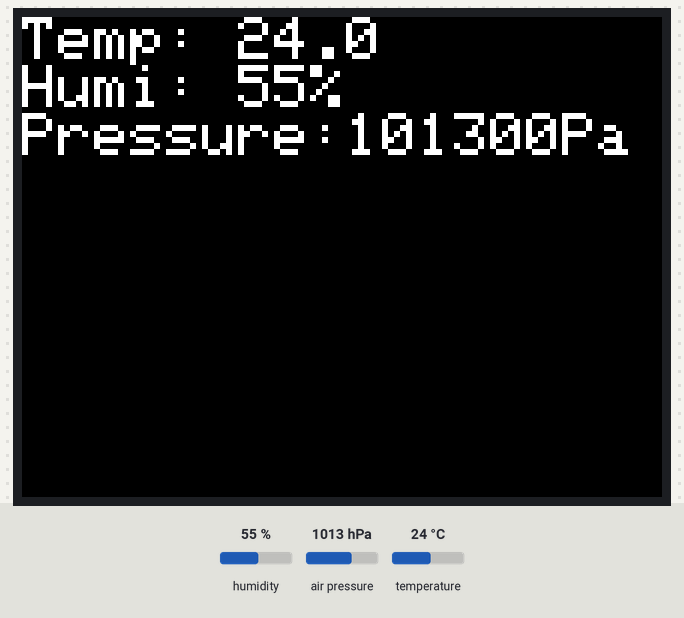
A sketch run on a simulated ESP32. On the bench: 320×240 colour display. Wiring (inferred from the names in the program): SHT3x sensor at I2C address 0x44. Inputs (shaded band) come from the test bench; at power-on: humidity 55 %, air pressure 1013 hPa, temperature 24 °C. What the sketch prints to the serial monitor is not drawn.

Above: at 1.8 s.
1.9 s: humidity set to 22 %
At 3.1 s:
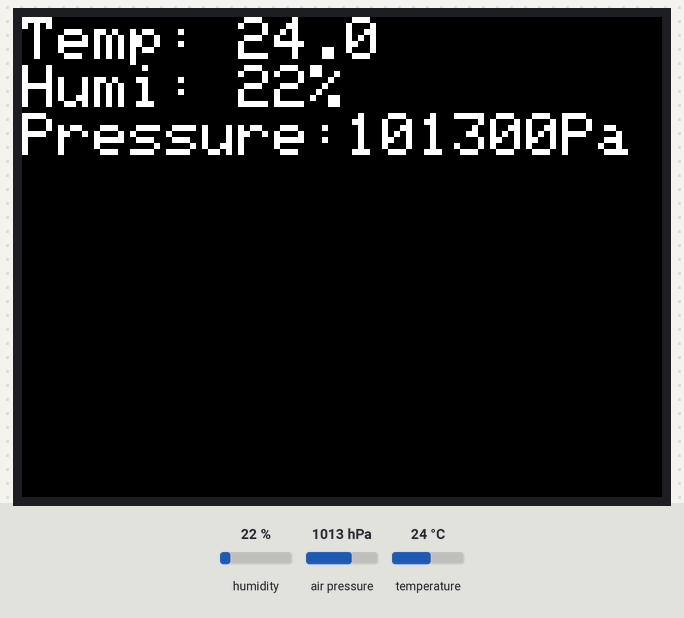
3.8 s: air pressure set to 952 hPa
At 5.8 s:
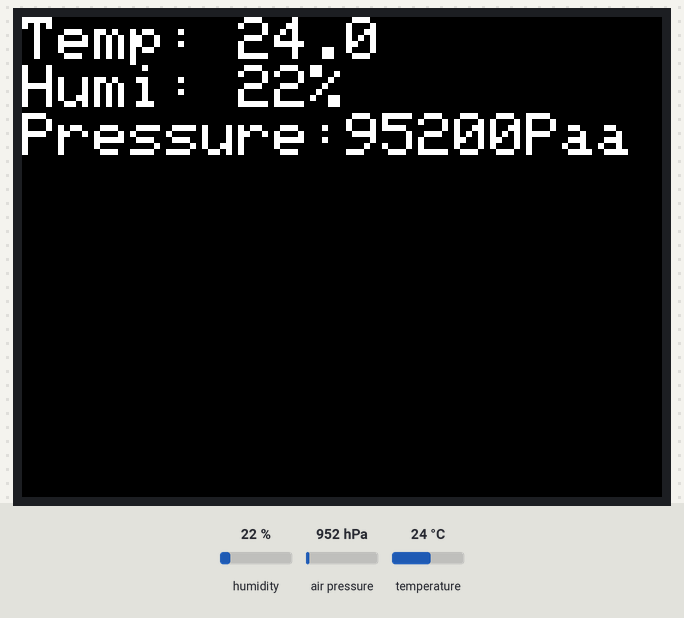
6.1 s: temperature set to 12 °C
At 7.2 s:
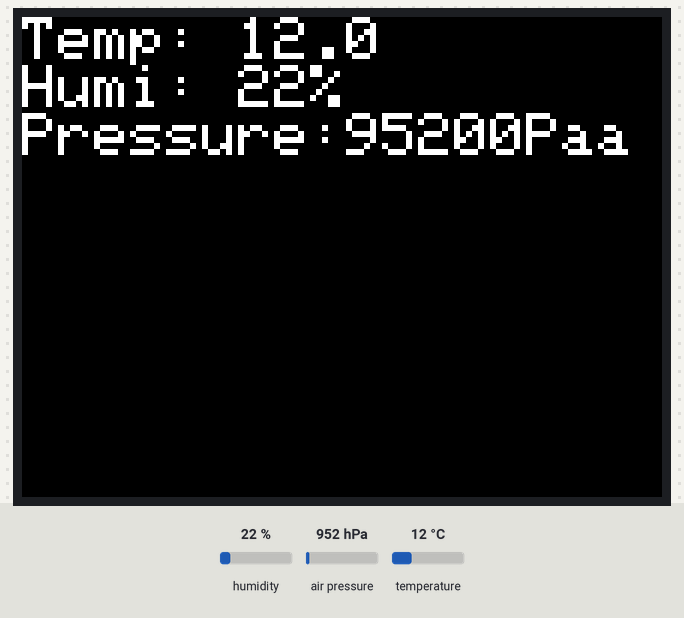
8.4 s: humidity set to 40 %
At 9.9 s:
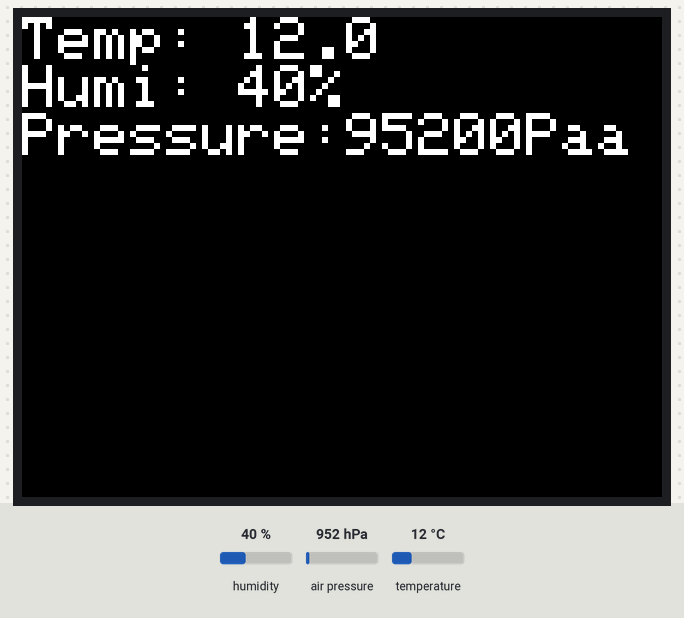
10.6 s: air pressure set to 975 hPa
At 12.6 s:
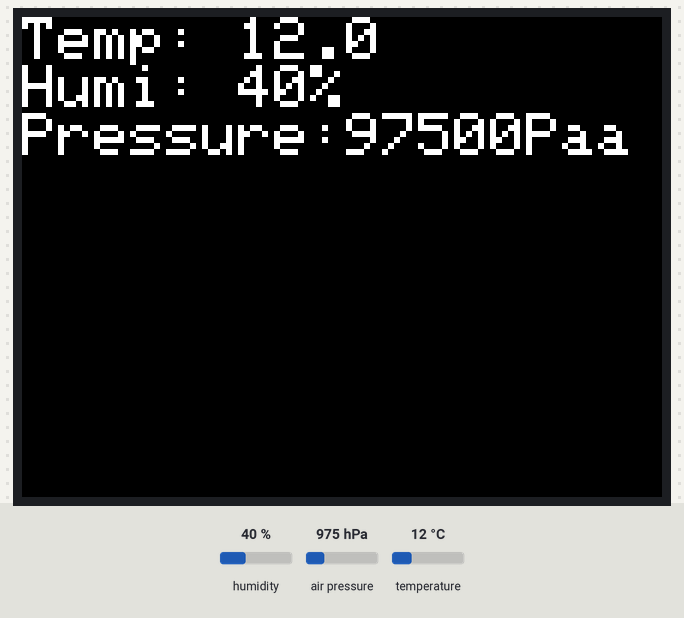
Timing chart, 0 to 13.9 s (numbered marks = the images above; inputs shaded):
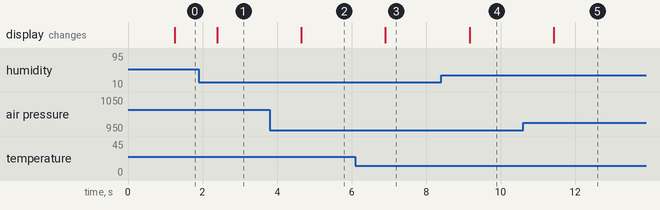

Measured:
- after the input at 1.9 s, the display: changes after 0.49 s (image 1)
- after the input at 3.8 s, the display: changes after 0.85 s (image 2)
- after the input at 6.1 s, the display: changes after 0.81 s (image 3)
- after the input at 8.4 s, the display: changes after 0.77 s (image 4)
- after the input at 10.6 s, the display: changes after 0.83 s (image 5)

The sketch:

M5Stack-Unit-Env2.ino
```cpp
/*
    note: need add library Adafruit_BMP280 from library manage
*/

#include <M5Stack.h>
#include "SHT30.h"
#include <Wire.h> //The DHT12 uses I2C comunication.
#include "Adafruit_Sensor.h"
#include <Adafruit_BMP280.h>

SHT30 sht30;
Adafruit_BMP280 bme;

void setup() {
    M5.begin();
    M5.Power.begin();
    Wire.begin();

    M5.Lcd.setBrightness(10);

    Serial.println(F("ENV II Unit(SHT30 and BMP280) test..."));

    while (!bme.begin(0x76)){
      Serial.println("Could not find a valid BMP280 sensor, check wiring!");
      M5.Lcd.println("Could not find a valid BMP280 sensor, check wiring!");
    }
    M5.Lcd.clear(BLACK);
    M5.Lcd.println("ENV Unit test...");
}

void loop() {

    float tmp = sht30.readTemperature();
    float hum = sht30.readHumidity();
    float pressure = bme.readPressure();
    Serial.printf("Temperatura: %2.2f*C  Humedad: %0.2f%%  Pressure: %0.2fPa\r\n", tmp, hum, pressure);

    M5.Lcd.setCursor(0, 0);
    M5.Lcd.setTextColor(WHITE, BLACK);
    M5.Lcd.setTextSize(3);
    M5.Lcd.printf("Temp: %2.1f  \r\nHumi: %2.0f%%  \r\nPressure:%2.0fPa\r\n", tmp, hum, pressure);

    delay(100);
}
```

SHT30.cpp
```cpp
#include "SHT30.h"

SHT30::SHT30(){}

void SHT30::read(float* temp_c, float* temp_f, float* humi)
{
  unsigned int data[6];
  // Start I2C Transmission
  Wire.beginTransmission(ADDR);
  // Send measurement command
  Wire.write(0x2C);
  Wire.write(0x06);
  // Stop I2C transmission
  Wire.endTransmission();
  delay(500);

  // Request 6 bytes of data
  Wire.requestFrom(ADDR, 6);

  // Read 6 bytes of data
  // cTemp msb, cTemp lsb, cTemp crc, humidity msb, humidity lsb, humidity crc
  if (Wire.available() == 6)
  {
    data[0] = Wire.read();
    data[1] = Wire.read();
    data[2] = Wire.read();
    data[3] = Wire.read();
    data[4] = Wire.read();
    data[5] = Wire.read();
  }

  // Convert the data
  *temp_c = (float)((((data[0] * 256.0) + data[1]) * 175) / 65535.0) - 45;
  *temp_f = (*temp_c * 1.8) + 32.0;
  *humi = (float)((((data[3] * 256.0) + data[4]) * 100) / 65535.0);
}

float SHT30::readTemperature(int type)
{
	float temp_c, temp_f, h;
  read(&temp_c, &temp_f, &h);
	switch(type) {
		case CELSIUS:
			return temp_c;
			break;
		case FAHRENHEIT:
			return temp_f;
			break;
		case KELVIN:
      return (temp_c + 273.15);
			break;
    default:
      return 0.0;
	};
}

float SHT30::readHumidity()
{
	float temp_c, temp_f, h;
  read(&temp_c, &temp_f, &h);
  return h;
}
```

SHT30.h
```cpp
#ifndef SHT30_h
#define SHT30_h
#include "Arduino.h"
#include "Wire.h"

#define ADDR        0x44
#define CELSIUS		  1
#define KELVIN		  2
#define FAHRENHEIT	3

class SHT30
{
	public:
		SHT30();
		float readTemperature(int type = CELSIUS);
		float readHumidity();
	private:
		void read(float* temp_c, float* temp_f, float* humi);
};

#endif
```
